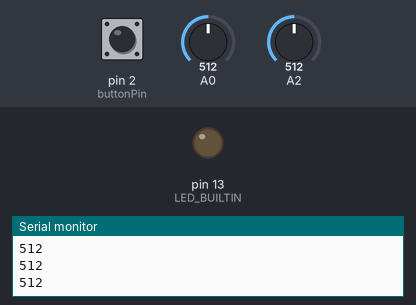
This sketch was run on a simulated Arduino Uno, built with avr-gcc and run on an emulated ATmega328P. Shown: output pins drawn as LEDs (lit = HIGH), the last lines printed to the serial monitor. The inputs (shaded band) are chosen by the test bench; at power-on: A0 = 512, pin 2 (buttonPin) LOW, A2 = 512.

Above: at 1.3 s.
1.4 s: A0 set to 494
At 2.0 s:
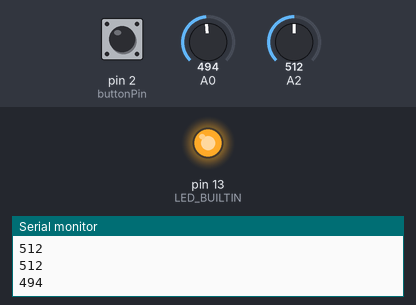
3.0 s: A0 set to 510
At 4.2 s:
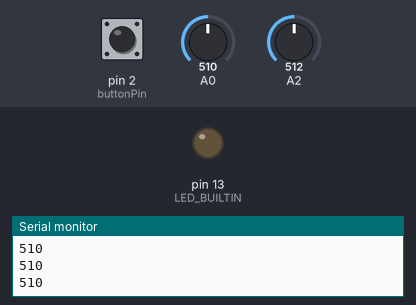
4.5 s: A0 set to 490
At 5.6 s:
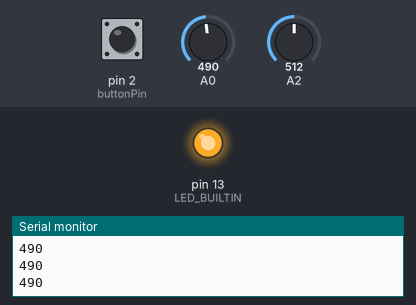
Timing chart, 0 to 7.5 s (numbered marks = the images above; inputs shaded):
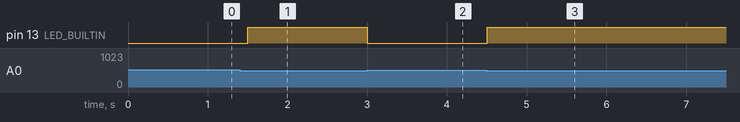

The sketch:

streetlight.ino
```cpp
const int buttonPin=2;
int buttonState=LOW;
// the setup function runs once when you press reset or power the board
void setup() {
  // initialize digital pin LED_BUILTIN as an output.
  pinMode(LED_BUILTIN, OUTPUT);
  Serial.begin(9600);
  pinMode(buttonPin, INPUT);
}

// the loop function runs over and over again forever
void loop() {
  buttonState = digitalRead(buttonPin);
  int light=analogRead(A0);
  int man=analogRead(A2);

  if((buttonState==HIGH)||((man!=0)&&(light<=500)))
  {
    digitalWrite(LED_BUILTIN, HIGH); // turn the LED on (HIGH is the voltage level)
 // delay(1000);                       // wait for a second
  }
  else{
  digitalWrite(LED_BUILTIN, LOW);    // turn the LED off by making the voltage LOW
 // delay(1000);                       // wait for a second
  }
  Serial.println(light);
  delay(500);
  //Serial.println(light);
 // delay(500);

}
```

Measured:
- the behaviour switches between 501 and 500 on A0 (found by bisection; images 0 and 1)
- after the input at 1.4 s, pin 13 (LED_BUILTIN): LOW → HIGH after 0.10 s
- after the input at 3.0 s, pin 13 (LED_BUILTIN): HIGH → LOW at once
- after the input at 4.5 s, pin 13 (LED_BUILTIN): LOW → HIGH at once
